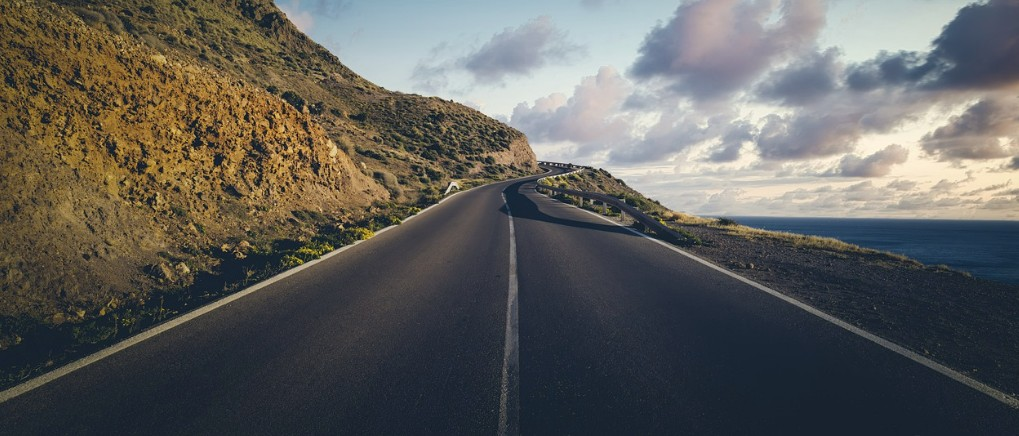
#> input picture 01.LearningByDoing/ch11/road.jpg, 1019 x 436 px
$ python 2.DrawLine.py
#> lines starting #> are read from the running program, lines starting #| are printed output that depends on the picture; after the words box and inside, x2 and y2 are one past the last pixel; in counts of white or black regions, pixels touching at a corner belong together
import cv2
import numpy as np

def get_edge(img):
    gray = cv2.cvtColor(img, cv2.COLOR_BGR2GRAY)
    blur = cv2.GaussianBlur(gray, (13, 13), 0)
    canny = cv2.Canny(blur, 50, 150)
    return canny

def get_roi(img):
    mask = np.zeros_like(img)
    points = np.array([[[4, 390],
                        [932, 363],
                        [676, 242],
                        [324, 254]]])
    cv2.fillPoly(mask, points, 255)
    roi = cv2.bitwise_and(img, mask)
    return roi

def draw_lines(img, lines):
    for line in lines:
        points = line.reshape(4,)
        x1, y1, x2, y2 = points
        cv2.line(img,
                 (x1, y1), (x2, y2),
                 (0, 0, 255), 3)
    return img

def get_avglines(lines):
    if lines is None:
        print('偵測不到直線線段')
        return None
    lefts = []
    rights = []
    for line in lines:
        points = line.reshape(4,)
        x1, y1, x2, y2 = points
        slope, b = np.polyfit((x1, x2), (y1, y2), 1)
        if slope > 0:
            rights.append([slope, b])
        else:
            lefts.append([slope, b])

    if rights and lefts:
        right_avg = np.average(rights, axis=0)
        left_avg = np.average(lefts, axis=0)
        return np.array([right_avg, left_avg])
    else:
        print('無法同時偵測到左右邊緣')
        return None

def get_sublines(img, avglines):
    sublines = []
    for line in avglines:
        slope, b = line
        y1 = img.shape[0]
        y2 = int(y1*(3/5))
        x1 = int((y1 - b) / slope)
        x2 = int((y2 - b) / slope)
        sublines.append([x1, y1, x2, y2])
    return np.array(sublines)
#---------------------------------------------------#
img = cv2.imread('road.jpg')
#> img is the input picture: shape (436, 1019, 3); mean B, G, R 91.5, 95.2, 95.8
edge = get_edge(img)
#> in get_edge, `gray = cv2.cvtColor(img, cv2.COLOR_BGR2GRAY)`:
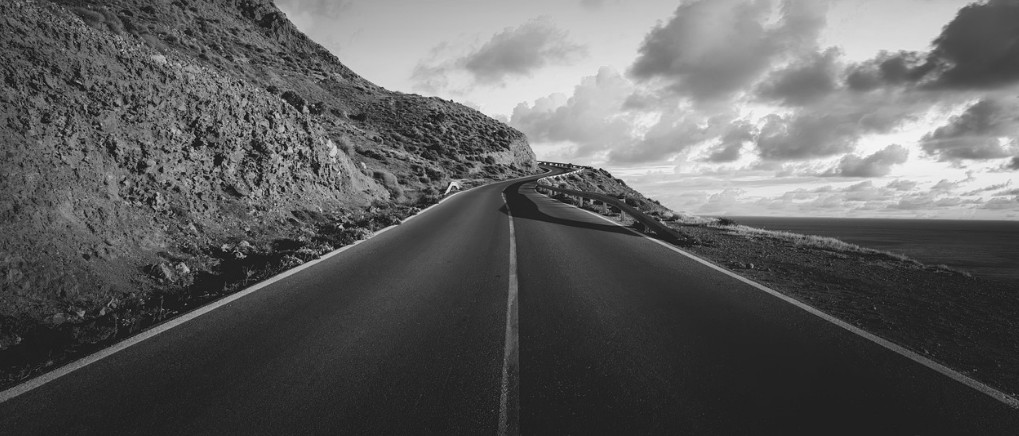
#> gray: shape (436, 1019); min 9, max 251, mean 94.9
#> in get_edge, `blur = cv2.GaussianBlur(gray, (13, 13), 0)`:
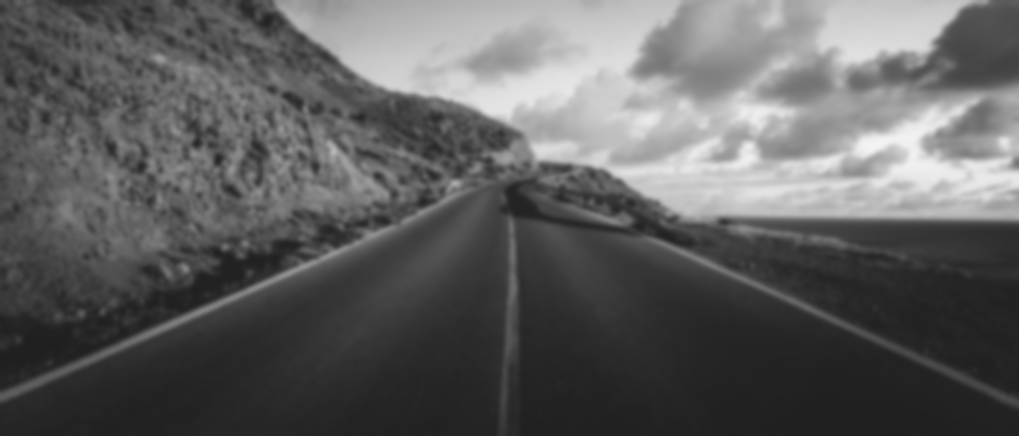
#> blur: shape (436, 1019); min 31, max 243, mean 94.9
#> in get_edge, `canny = cv2.Canny(blur, 50, 150)`:
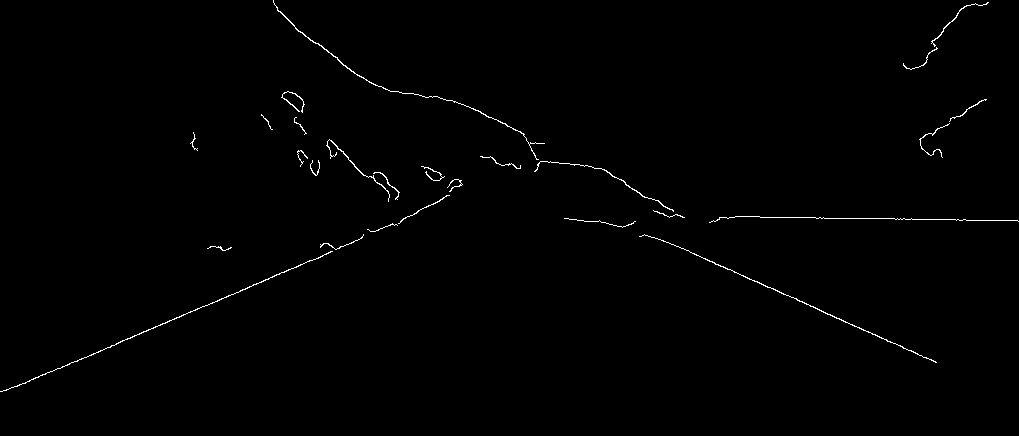
#> canny: shape (436, 1019); 0.66% white in thin lines or dots, all inside (x1, y1, x2, y2) = (0, 0, 1019, 392)
roi = get_roi(edge)
#> in get_roi, `cv2.fillPoly(mask, points, 255)`:
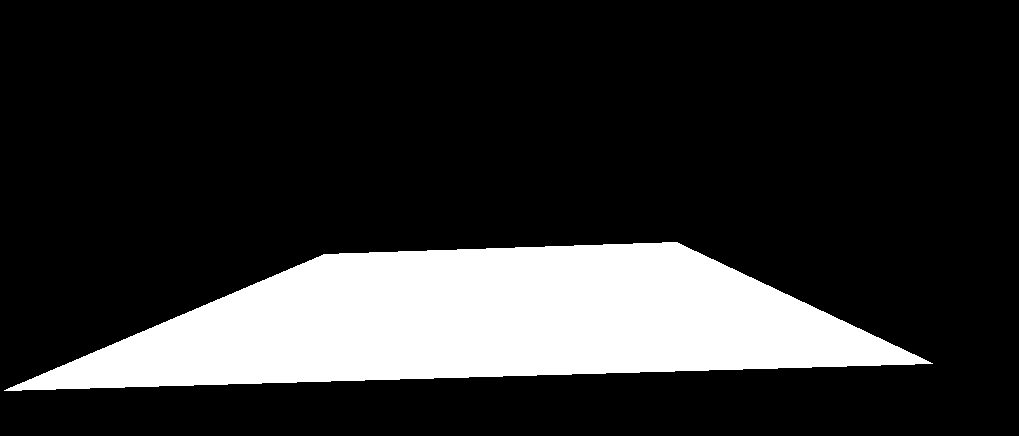
#> mask: shape (436, 1019); 18.6% white; 1 white region, box (x1, y1, x2, y2) and area: (4, 242, 933, 391) 82540
#> in get_roi, `roi = cv2.bitwise_and(img, mask)`:
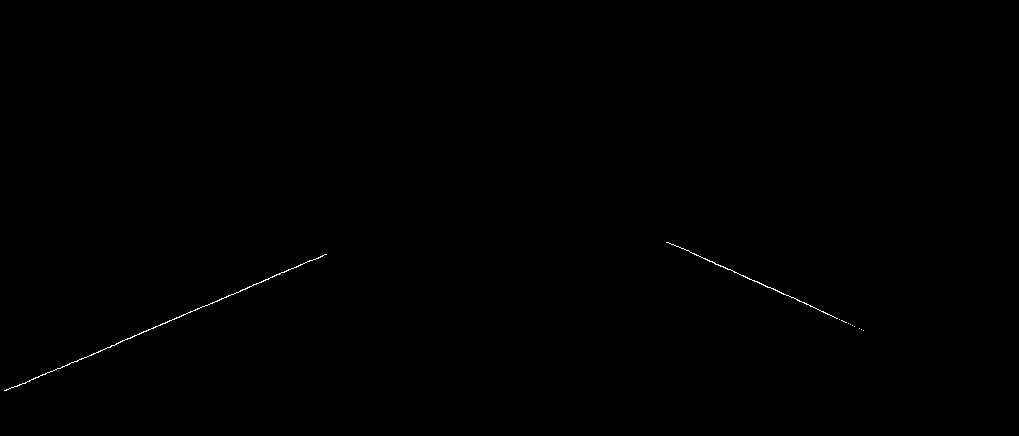
#> roi: shape (436, 1019); 0.14% white in thin lines or dots, all inside (x1, y1, x2, y2) = (4, 242, 864, 391)
cv2.imshow('ROI', roi)
cv2.waitKey(0)
cv2.destroyAllWindows()
lines = cv2.HoughLinesP(image=roi,
                        rho=3,
                        theta=np.pi/180,
                        threshold=60,
                        minLineLength=40,
                        maxLineGap=50)
#> lines = [[5, 390, 326, 254], [668, 242, 827, 313]]
print(lines)
#| [[[  5 390 326 254]]
#|  [[668 242 827 313]]]
if lines is not None:
    img = draw_lines(img, lines)
#> the loop in draw_lines, `for line in lines:` made 2 passes
else:
    print('偵測不到直線線段')
cv2.imshow('Line', img)
cv2.waitKey(0)
cv2.destroyAllWindows()
avglines = get_avglines(lines)
#> the loop in get_avglines, `for line in lines:` made 2 passes
#> (x1, y1, x2, y2, slope, b) on passes 1 to 2: (5, 390, 326, 254, -0.424, 392.1), (668, 242, 827, 313, 0.447, -56.29)
#> after the loop in get_avglines, `for line in lines:`: lefts = [[-0.424, 392.1]]; rights = [[0.447, -56.29]]
#> in get_avglines, `right_avg = np.average(rights, axis=0)`: right_avg = [0.447, -56.29]
#> in get_avglines, `left_avg = np.average(lefts, axis=0)`: left_avg = [-0.424, 392.1]
#> avglines = [[0.447, -56.29], [-0.424, 392.1]]
if avglines is not None:
    lines = get_sublines(img, avglines)
#> the loop in get_sublines, `for line in avglines:` made 2 passes
#> (slope, b, y1, y2, x1, x2) on passes 1 to 2: (0.447, -56.29, 436, 261, 1102, 710), (-0.424, 392.1, 436, 261, -103, 309)
#> after the loop in get_sublines, `for line in avglines:`: sublines = [[1102, 436, 710, 261], [-103, 436, 309, 261]]
#> lines = [[1102, 436, 710, 261], [-103, 436, 309, 261]]
    img = draw_lines(img, lines)
#> the loop in draw_lines (call 2), `for line in lines:` made 2 passes
#> after the loop in draw_lines (call 2), `for line in lines:`:
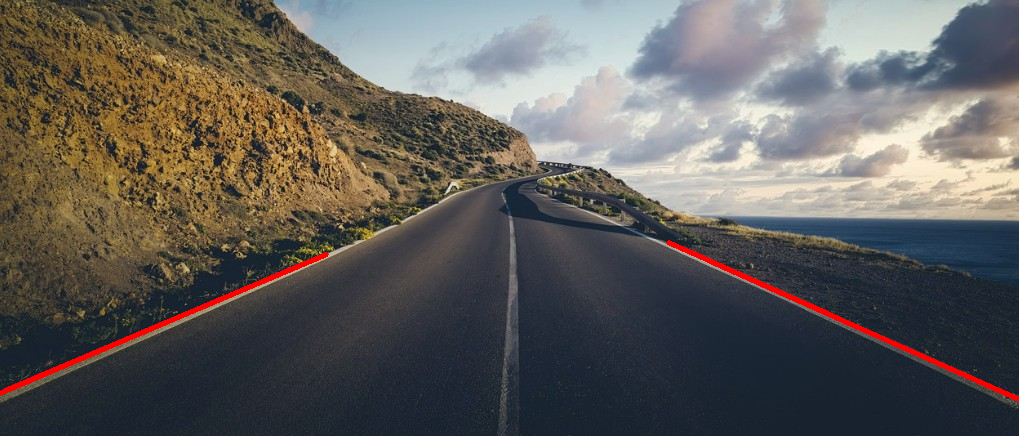
#> img: shape (436, 1019, 3); mean B, G, R 90.9, 94.5, 97.4
    cv2.imshow('Line', img)
    cv2.waitKey(0)
    cv2.destroyAllWindows()
